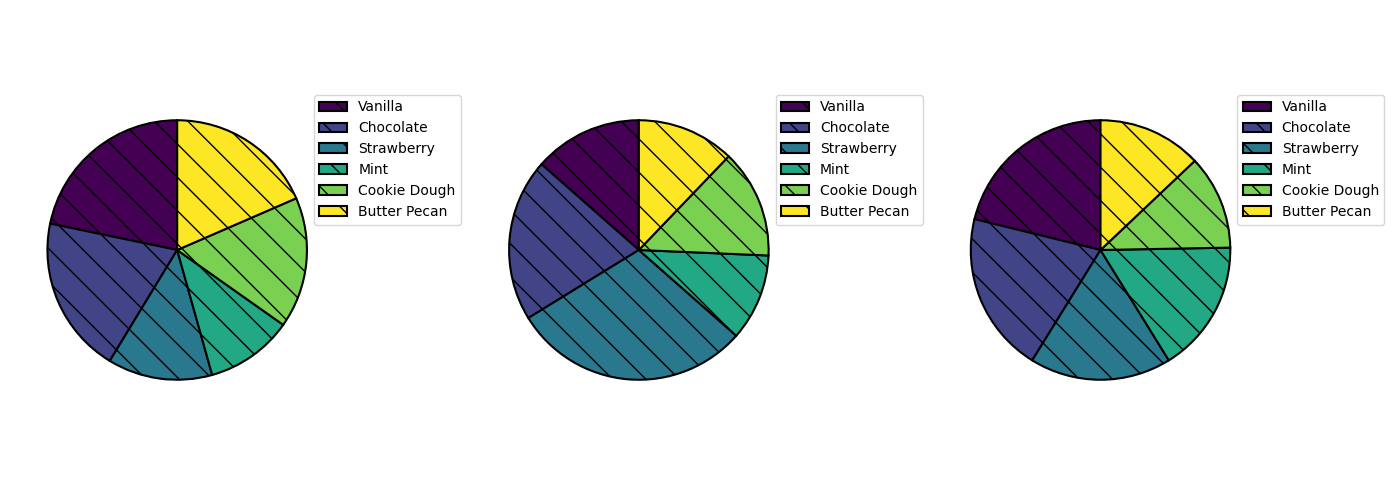

Python code for this plot:
import matplotlib.pyplot as plt
import numpy as np

# Ice cream flavors
flavors = ['Vanilla', 'Chocolate', 'Strawberry', 'Mint', 'Cookie Dough', 'Butter Pecan']

# Seasonal flavor popularity percentages
winter_popularity = [20, 18, 12, 10, 15, 17]
summer_popularity = [10, 15, 22, 8, 10, 9]
fall_popularity = [18, 17, 15, 14, 10, 11]

colors = plt.cm.viridis(np.linspace(0, 1, len(flavors)))

fig, axs = plt.subplots(1, 3, figsize=(14, 5))
seasonal_popularities = [winter_popularity, summer_popularity, fall_popularity]

for i, ax in enumerate(axs):
    wedges, autotexts = ax.pie(seasonal_popularities[i], colors=colors,
                               startangle=90, pctdistance=0.75,
                               wedgeprops=dict(edgecolor='black', linestyle='-', linewidth=1.5, hatch='\\'))
    
    # Adding grid lines within the subplot
    ax.grid(linestyle='--', linewidth=0.5)

    # Legend added for each pie chart
    ax.legend(flavors, loc='upper left', bbox_to_anchor=(0.9, 1))

fig.tight_layout()
plt.show()
